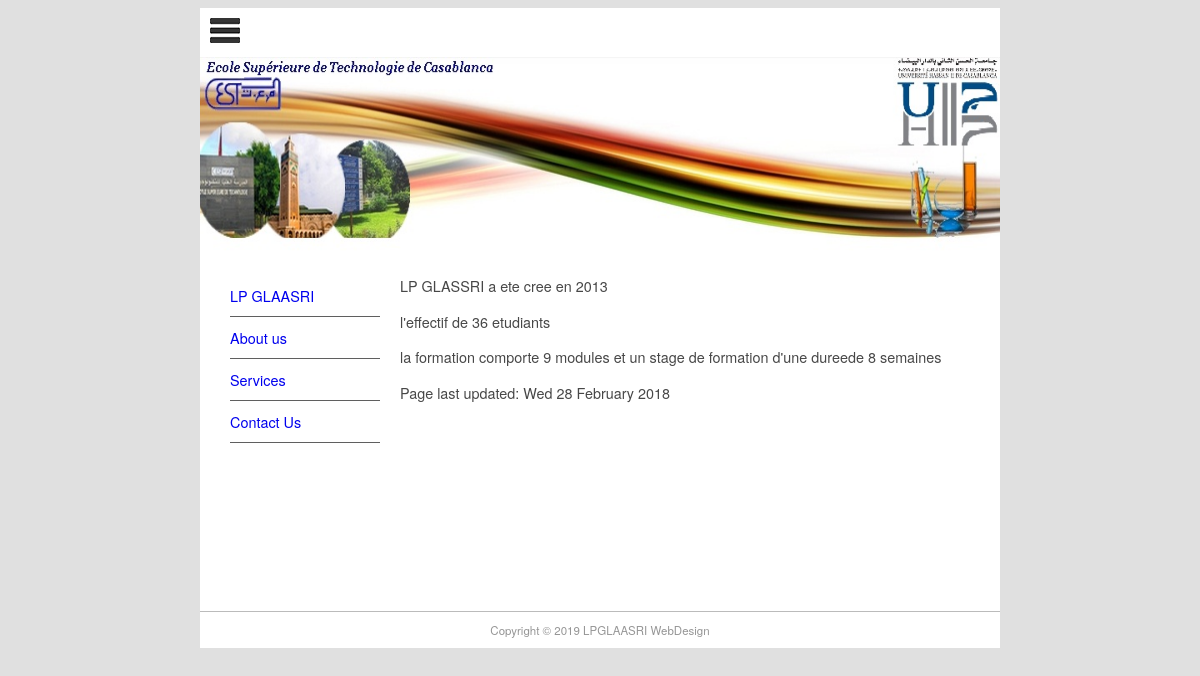
/about, run on the app's committed database.
### pages/models.py (models this page shows)
class Page(models.Model):
    title        = models.CharField(max_length=60)
    permalink    = models.CharField(max_length=12,unique=True)
    update_date  = models.DateTimeField('Last Updated')
    bodytext     = models.TextField('Page Content',blank=True)

### pages/views.py (the view)
# urls.py: path('', views.index,{'pagename':''}, name='home'),
def index(request, pagename):
    pagename = '/' + pagename
    pg = get_object_or_404(Page, permalink=pagename)
    context  = {
        'title'        : pg.title,
        'content'      : pg.bodytext,
        'last_updated' : pg.update_date,
        'page_list'    :Page.objects.all(),
    }
    return render(request, 'pages/page.html', context)

### pages/templates/pages/page.html (shortened to what this page needs)
{% extends "base.html" %}
{% block sidenav %}
    {% for page in page_list %}
        <li>
            <a href="{{ page.permalink }}">{{page.title}}</a>
        </li>
    {% endfor %}
{% endblock sidenav %}
{% block content %}
    {% autoescape off %}
        {{ content }}
    {% endautoescape %}
    <p>
        Page last updated: {{last_updated|date:'D d F Y'}}
    </p>
{% endblock content %}

### mysite/static/main.css (style rules this page uses)
body { background-color: #E0E0E0; font-family: Gotham, "Helvetica Neue", Helvetica, Arial, sans-serif; font-size: 0.9em; text-align: justify; color: #474747; }
#nav li { padding-top: 10px; padding-bottom: 10px; font-size: 1em; list-style-type: none; border-bottom: thin solid #5F5F5F; color: #4C4C4C; left: 0px; list-style-position: inside; margin-left: -10px; }
#nav li a { text-decoration: none; }

### data on the page
Page: title "LP GLAASRI"
Page: title "About us", bodytext "LP GLASSRI a ete cree en 2013 l'effectif de 36 etudiants la formation comporte 9 modules et un stage de formation d'une dureede 8 semaines", update_date "Wed 28 February 2018"
Page: title "Services"
